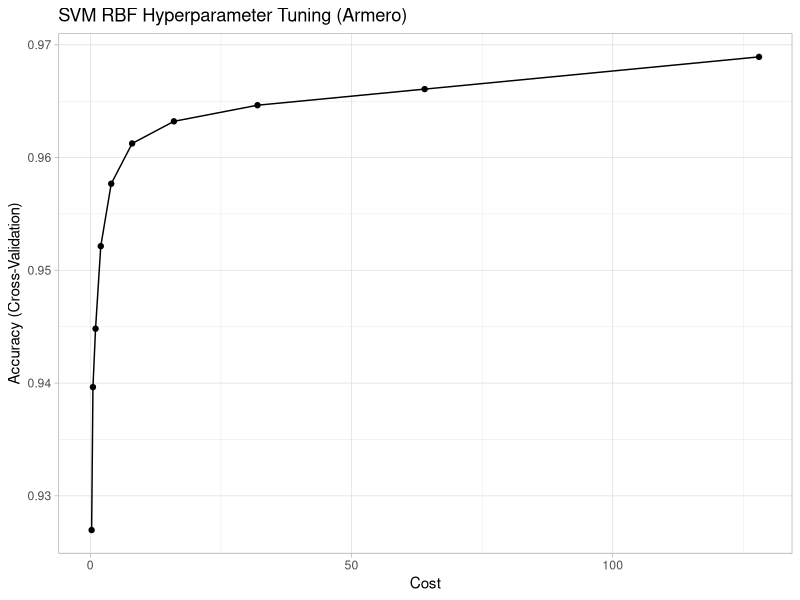

Write R code to recreate this figure.
# ============================================================
#  SVM Land Cover Classification - Armero
#  Methodology based on Lab 06 (caret + kernlab)
# ============================================================

# --- Libraries (same as Lab 06) ---
library(dplyr)     # data wrangling
library(caret)     # training / pre-processing / confusion matrix
library(kernlab)   # ksvm for fitting SVMs

# --- 1. Load data ---
df <- read.delim("training_data.tsv", sep = "\t")
df$clase <- as.factor(df$clase)

bands <- c("B2","B3","B4","B5","B6","B7","B8","B8A","B11","B12")
cat("Classes:", levels(df$clase), "\n")
cat("Total samples:", nrow(df), "| Features:", length(bands), "\n\n")

# --- 2. Train/Test split (70/30, stratified, reproducible) ---
set.seed(42)
idx <- createDataPartition(df$clase, p = 0.70, list = FALSE)
training_set <- df[idx, ]
test_set     <- df[-idx, ]
cat("Train:", nrow(training_set), "| Test:", nrow(test_set), "\n\n")

# --- 3. Feature scaling (center + scale), fit on training only ---
preProc <- preProcess(training_set[, bands], method = c("center", "scale"))
training_set[, bands] <- predict(preProc, training_set[, bands])
test_set[, bands]     <- predict(preProc, test_set[, bands])

# Formula: clase ~ B2 + B3 + ... + B12
fml <- as.formula(paste("clase ~", paste(bands, collapse = " + ")))

# --- 4. Train SVM with three kernels (as in Lab 06) ---
kernels <- c(Linear = "vanilladot", Polynomial = "polydot", RBF = "rbfdot")
acc_results <- data.frame(Kernel = character(), Accuracy = numeric())
models <- list()

for (kname in names(kernels)) {
  set.seed(42)
  m <- ksvm(fml, data = training_set, kernel = kernels[[kname]])
  pred <- predict(m, test_set[, bands])
  cm <- confusionMatrix(pred, test_set$clase)
  acc <- as.numeric(cm$overall["Accuracy"])
  acc_results <- rbind(acc_results,
                       data.frame(Kernel = kname, Accuracy = round(acc * 100, 2)))
  models[[kname]] <- list(model = m, pred = pred, cm = cm)
  cat(sprintf("Kernel %-11s Accuracy: %.2f%%\n", kname, acc * 100))
}

cat("\n===== Accuracy comparison by kernel =====\n")
print(acc_results)

# --- 5. Detailed analysis of the best kernel ---
best <- acc_results$Kernel[which.max(acc_results$Accuracy)]
cat("\n===== Best kernel:", best, "=====\n")
cm_best <- models[[best]]$cm

cat("\n--- Confusion Matrix (rows = Prediction, cols = Reference) ---\n")
print(cm_best$table)

cat("\n--- Overall statistics ---\n")
cat(sprintf("Overall Accuracy: %.4f\n", cm_best$overall["Accuracy"]))
cat(sprintf("Kappa: %.4f\n", cm_best$overall["Kappa"]))

cat("\n--- Per-class metrics ---\n")
# caret reports Precision / Recall / F1 in byClass
per_class <- cm_best$byClass[, c("Precision", "Recall", "F1")]
print(round(per_class, 4))

# --- 6. Hyperparameter tuning for RBF (10-fold CV) -> plot ---
set.seed(42)
svm_tune <- train(
  fml,
  data = training_set,
  method = "svmRadial",
  trControl = trainControl(method = "cv", number = 10),
  tuneLength = 10
)
cat("\n===== RBF hyperparameter tuning (10-fold CV) =====\n")
print(svm_tune$results[, c("sigma", "C", "Accuracy", "Kappa")])
cat("\nBest tune:\n"); print(svm_tune$bestTune)

# Save tuning plot
png("/home/claude/svm_tuning.png", width = 1400, height = 900, res = 180)
print(ggplot(svm_tune) + theme_light() +
        ggtitle("SVM RBF Hyperparameter Tuning (Armero)"))
dev.off()
cat("\nTuning plot saved.\n")
